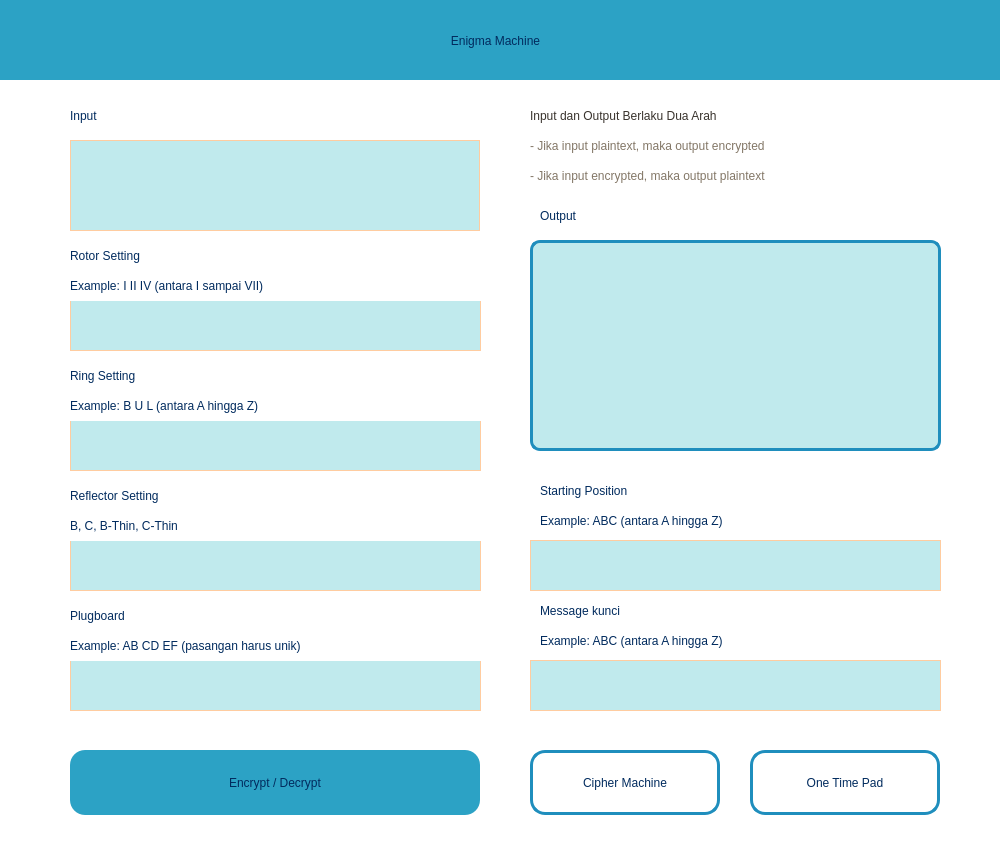
<?xml version="1.0" encoding="UTF-8"?>
<ui version="4.0">
	<class>EnigmaMachine</class>
	<widget class="QDialog" name="EnigmaMachine">
		<property name="geometry">
			<rect>
				<x>0</x>
				<y>0</y>
				<width>1000</width>
				<height>850</height>
			</rect>
		</property>
		<property name="windowTitle">
			<string>Dialog</string>
		</property>
		<property name="styleSheet">
			<string notr="true">background-color: #ffffff</string>
		</property>
		<widget class="QWidget" name="widget" native="true">
			<property name="geometry">
				<rect>
					<x>0</x>
					<y>0</y>
					<width>1000</width>
					<height>80</height>
				</rect>
			</property>
			<property name="styleSheet">
				<string notr="true">QWidget{
	background-color: #2ca2c5;
}
</string>
			</property>
			<widget class="QLabel" name="label">
				<property name="geometry">
					<rect>
						<x>280</x>
						<y>20</y>
						<width>431</width>
						<height>41</height>
					</rect>
				</property>
				<property name="styleSheet">
					<string notr="true">color: #012b5e;
font: 500 18pt &quot;MS Shell Dlg 2&quot;;</string>
				</property>
				<property name="text">
					<string>Enigma Machine</string>
				</property>
				<property name="alignment">
					<set>Qt::AlignCenter</set>
				</property>
			</widget>
		</widget>
		<widget class="QPlainTextEdit" name="outputTextArea">
			<property name="geometry">
				<rect>
					<x>530</x>
					<y>240</y>
					<width>411</width>
					<height>211</height>
				</rect>
			</property>
			<property name="styleSheet">
				<string notr="true">QPlainTextEdit{
	border: 3px solid #1f8ebd;
	border-radius: 10px; 
	color: #012b5e;
	background-color: #c0eaed;
	padding-left: 5px;
	font: 14pt &quot;MS Shell Dlg 2&quot;;
}
</string>
			</property>
			<property name="plainText">
				<string/>
			</property>
		</widget>
		<widget class="QPlainTextEdit" name="textInput">
			<property name="geometry">
				<rect>
					<x>70</x>
					<y>140</y>
					<width>410</width>
					<height>91</height>
				</rect>
			</property>
			<property name="styleSheet">
				<string notr="true">QPlainTextEdit{
	font: 10pt &quot;MS Shell Dlg 2&quot;;
	border: 1px solid #ffcca0;
	color: #012b5e;
	background-color: #c0eaed;
	padding: 10px;
}

QPlainTextEdit:hover {
	border: 3px solid #1f8ebd;
}
</string>
			</property>
			<property name="plainText">
				<string/>
			</property>
		</widget>
		<widget class="QLabel" name="label_2">
			<property name="geometry">
				<rect>
					<x>70</x>
					<y>100</y>
					<width>131</width>
					<height>31</height>
				</rect>
			</property>
			<property name="styleSheet">
				<string notr="true">color: #012b5e;
font: 550 14pt &quot;MS Shell Dlg 2&quot;;</string>
			</property>
			<property name="text">
				<string>Input</string>
			</property>
		</widget>
		<widget class="QLabel" name="label_3">
			<property name="geometry">
				<rect>
					<x>540</x>
					<y>200</y>
					<width>251</width>
					<height>31</height>
				</rect>
			</property>
			<property name="styleSheet">
				<string notr="true">color: #012b5e;
font: 550 14pt &quot;MS Shell Dlg 2&quot;;</string>
			</property>
			<property name="text">
				<string>Output</string>
			</property>
		</widget>
		<widget class="QLabel" name="label_4">
			<property name="geometry">
				<rect>
					<x>70</x>
					<y>240</y>
					<width>431</width>
					<height>31</height>
				</rect>
			</property>
			<property name="styleSheet">
				<string notr="true">color: #012b5e;
font: 550 14pt &quot;MS Shell Dlg 2&quot;;</string>
			</property>
			<property name="text">
				<string>Rotor Setting</string>
			</property>
		</widget>
		<widget class="QPlainTextEdit" name="rotorSetting">
			<property name="geometry">
				<rect>
					<x>70</x>
					<y>300</y>
					<width>411</width>
					<height>51</height>
				</rect>
			</property>
			<property name="styleSheet">
				<string notr="true">QPlainTextEdit{
	font: 10pt &quot;MS Shell Dlg 2&quot;;
	border: 1px solid #ffcca0;
	color: #012b5e;
	background-color: #c0eaed;
	padding: 10px;
}

QPlainTextEdit:hover {
	border: 3px solid #1f8ebd;
}
</string>
			</property>
		</widget>
		<widget class="QLabel" name="label_5">
			<property name="geometry">
				<rect>
					<x>70</x>
					<y>270</y>
					<width>431</width>
					<height>31</height>
				</rect>
			</property>
			<property name="styleSheet">
				<string notr="true">color: #012b5e;
font: 550 10pt &quot;MS Shell Dlg 2&quot;;</string>
			</property>
			<property name="text">
				<string>Example: I II IV (antara I sampai VII)</string>
			</property>
		</widget>
		<widget class="QPlainTextEdit" name="reflectorSetting">
			<property name="geometry">
				<rect>
					<x>70</x>
					<y>540</y>
					<width>411</width>
					<height>51</height>
				</rect>
			</property>
			<property name="styleSheet">
				<string notr="true">QPlainTextEdit{
	font: 10pt &quot;MS Shell Dlg 2&quot;;
	border: 1px solid #ffcca0;
	color: #012b5e;
	background-color: #c0eaed;
	padding: 10px;
}

QPlainTextEdit:hover {
	border: 3px solid #1f8ebd;
}
</string>
			</property>
		</widget>
		<widget class="QLabel" name="label_6">
			<property name="geometry">
				<rect>
					<x>70</x>
					<y>510</y>
					<width>431</width>
					<height>31</height>
				</rect>
			</property>
			<property name="styleSheet">
				<string notr="true">color: #012b5e;
font: 550 10pt &quot;MS Shell Dlg 2&quot;;</string>
			</property>
			<property name="text">
				<string>B, C, B-Thin, C-Thin</string>
			</property>
		</widget>
		<widget class="QLabel" name="label_13">
			<property name="geometry">
				<rect>
					<x>70</x>
					<y>480</y>
					<width>431</width>
					<height>31</height>
				</rect>
			</property>
			<property name="styleSheet">
				<string notr="true">color: #012b5e;
font: 550 14pt &quot;MS Shell Dlg 2&quot;;</string>
			</property>
			<property name="text">
				<string>Reflector Setting</string>
			</property>
		</widget>
		<widget class="QPlainTextEdit" name="ringSetting">
			<property name="geometry">
				<rect>
					<x>70</x>
					<y>420</y>
					<width>411</width>
					<height>51</height>
				</rect>
			</property>
			<property name="styleSheet">
				<string notr="true">QPlainTextEdit{
	font: 10pt &quot;MS Shell Dlg 2&quot;;
	border: 1px solid #ffcca0;
	color: #012b5e;
	background-color: #c0eaed;
	padding: 10px;
}

QPlainTextEdit:hover {
	border: 3px solid #1f8ebd;
}
</string>
			</property>
		</widget>
		<widget class="QLabel" name="label_14">
			<property name="geometry">
				<rect>
					<x>70</x>
					<y>360</y>
					<width>431</width>
					<height>31</height>
				</rect>
			</property>
			<property name="styleSheet">
				<string notr="true">color: #012b5e;
font: 550 14pt &quot;MS Shell Dlg 2&quot;;</string>
			</property>
			<property name="text">
				<string>Ring Setting</string>
			</property>
		</widget>
		<widget class="QLabel" name="label_7">
			<property name="geometry">
				<rect>
					<x>70</x>
					<y>390</y>
					<width>431</width>
					<height>31</height>
				</rect>
			</property>
			<property name="styleSheet">
				<string notr="true">color: #012b5e;
font: 550 10pt &quot;MS Shell Dlg 2&quot;;</string>
			</property>
			<property name="text">
				<string>Example: B U L (antara A hingga Z)</string>
			</property>
		</widget>
		<widget class="QPlainTextEdit" name="plugboardSetting">
			<property name="geometry">
				<rect>
					<x>70</x>
					<y>660</y>
					<width>411</width>
					<height>51</height>
				</rect>
			</property>
			<property name="styleSheet">
				<string notr="true">QPlainTextEdit{
	font: 10pt &quot;MS Shell Dlg 2&quot;;
	border: 1px solid #ffcca0;
	color: #012b5e;
	background-color: #c0eaed;
	padding: 10px;
}

QPlainTextEdit:hover {
	border: 3px solid #1f8ebd;
}
</string>
			</property>
		</widget>
		<widget class="QLabel" name="label_15">
			<property name="geometry">
				<rect>
					<x>70</x>
					<y>600</y>
					<width>431</width>
					<height>31</height>
				</rect>
			</property>
			<property name="styleSheet">
				<string notr="true">color: #012b5e;
font: 550 14pt &quot;MS Shell Dlg 2&quot;;</string>
			</property>
			<property name="text">
				<string>Plugboard</string>
			</property>
		</widget>
		<widget class="QLabel" name="label_8">
			<property name="geometry">
				<rect>
					<x>70</x>
					<y>630</y>
					<width>431</width>
					<height>31</height>
				</rect>
			</property>
			<property name="styleSheet">
				<string notr="true">color: #012b5e;
font: 550 10pt &quot;MS Shell Dlg 2&quot;;</string>
			</property>
			<property name="text">
				<string>Example: AB CD EF (pasangan harus unik)</string>
			</property>
		</widget>
		<widget class="QLabel" name="label_10">
			<property name="geometry">
				<rect>
					<x>540</x>
					<y>625</y>
					<width>431</width>
					<height>31</height>
				</rect>
			</property>
			<property name="styleSheet">
				<string notr="true">color: #012b5e;
font: 550 10pt &quot;MS Shell Dlg 2&quot;;</string>
			</property>
			<property name="text">
				<string>Example: ABC (antara A hingga Z)</string>
			</property>
		</widget>
		<widget class="QPlainTextEdit" name="key">
			<property name="geometry">
				<rect>
					<x>530</x>
					<y>660</y>
					<width>411</width>
					<height>51</height>
				</rect>
			</property>
			<property name="styleSheet">
				<string notr="true">QPlainTextEdit{
	font: 10pt &quot;MS Shell Dlg 2&quot;;
	border: 1px solid #ffcca0;
	color: #012b5e;
	background-color: #c0eaed;
	padding: 10px;
}

QPlainTextEdit:hover {
	border: 3px solid #1f8ebd;
}
</string>
			</property>
		</widget>
		<widget class="QLabel" name="label_17">
			<property name="geometry">
				<rect>
					<x>540</x>
					<y>595</y>
					<width>431</width>
					<height>31</height>
				</rect>
			</property>
			<property name="styleSheet">
				<string notr="true">color: #012b5e;
font: 550 14pt &quot;MS Shell Dlg 2&quot;;</string>
			</property>
			<property name="text">
				<string>Message kunci</string>
			</property>
		</widget>
		<widget class="QLabel" name="label_9">
			<property name="geometry">
				<rect>
					<x>540</x>
					<y>505</y>
					<width>431</width>
					<height>31</height>
				</rect>
			</property>
			<property name="styleSheet">
				<string notr="true">color: #012b5e;
font: 550 10pt &quot;MS Shell Dlg 2&quot;;</string>
			</property>
			<property name="text">
				<string>Example: ABC (antara A hingga Z)</string>
			</property>
		</widget>
		<widget class="QPlainTextEdit" name="startPosition">
			<property name="geometry">
				<rect>
					<x>530</x>
					<y>540</y>
					<width>411</width>
					<height>51</height>
				</rect>
			</property>
			<property name="styleSheet">
				<string notr="true">QPlainTextEdit{
	font: 10pt &quot;MS Shell Dlg 2&quot;;
	border: 1px solid #ffcca0;
	color: #012b5e;
	background-color: #c0eaed;
	padding: 10px;
}

QPlainTextEdit:hover {
	border: 3px solid #1f8ebd;
}
</string>
			</property>
		</widget>
		<widget class="QLabel" name="label_16">
			<property name="geometry">
				<rect>
					<x>540</x>
					<y>475</y>
					<width>431</width>
					<height>31</height>
				</rect>
			</property>
			<property name="styleSheet">
				<string notr="true">color: #012b5e;
font: 550 14pt &quot;MS Shell Dlg 2&quot;;</string>
			</property>
			<property name="text">
				<string>Starting Position</string>
			</property>
		</widget>
		<widget class="QLabel" name="label_11">
			<property name="geometry">
				<rect>
					<x>530</x>
					<y>100</y>
					<width>421</width>
					<height>31</height>
				</rect>
			</property>
			<property name="styleSheet">
				<string notr="true">color: #39332d;
font: 550 14pt &quot;MS Shell Dlg 2&quot;;</string>
			</property>
			<property name="text">
				<string>Input dan Output Berlaku Dua Arah</string>
			</property>
		</widget>
		<widget class="QLabel" name="label_12">
			<property name="geometry">
				<rect>
					<x>530</x>
					<y>130</y>
					<width>431</width>
					<height>31</height>
				</rect>
			</property>
			<property name="styleSheet">
				<string notr="true">color: #837767;
font: 550 10pt &quot;MS Shell Dlg 2&quot;;</string>
			</property>
			<property name="text">
				<string>- Jika input plaintext, maka output encrypted</string>
			</property>
		</widget>
		<widget class="QLabel" name="label_18">
			<property name="geometry">
				<rect>
					<x>530</x>
					<y>160</y>
					<width>431</width>
					<height>31</height>
				</rect>
			</property>
			<property name="styleSheet">
				<string notr="true">color: #837767;
font: 550 10pt &quot;MS Shell Dlg 2&quot;;</string>
			</property>
			<property name="text">
				<string>- Jika input encrypted, maka output plaintext</string>
			</property>
		</widget>
		<widget class="QPushButton" name="cryptBut">
			<property name="geometry">
				<rect>
					<x>70</x>
					<y>750</y>
					<width>410</width>
					<height>65</height>
				</rect>
			</property>
			<property name="styleSheet">
				<string notr="true">QPushButton {
	font: 700 11pt &quot;MS Shell Dlg 2&quot;;
	border: none;
	border-left 2px solid transparent;
	border-radius: 15px; 
	background-color: #2ca2c5;
	color: #012b5e;
}

QPushButton:hover {
	background-color: #1f8ebd;
}

QPushButton:pressed {
	background-color: #34acd1;
	color: #fff;
}
</string>
			</property>
			<property name="text">
				<string>Encrypt / Decrypt</string>
			</property>
		</widget>
		<widget class="QPushButton" name="backBut">
			<property name="geometry">
				<rect>
					<x>530</x>
					<y>750</y>
					<width>190</width>
					<height>65</height>
				</rect>
			</property>
			<property name="styleSheet">
				<string notr="true">QPushButton {
	font: 700 11pt &quot;MS Shell Dlg 2&quot;;
	border: none;
	border-left 2px solid transparent;
	border-radius: 15px; 
	background-color: #ffffff;
	border: 3px solid #1f8ebd;
	color: #012b5e;
}

QPushButton:hover {
	background-color: #2ca2c5;
}

QPushButton:pressed {
	background-color: #34acd1;
	color: #fff;
}
</string>
			</property>
			<property name="text">
				<string>Cipher Machine</string>
			</property>
		</widget>
		<widget class="QPushButton" name="otpBut">
			<property name="geometry">
				<rect>
					<x>750</x>
					<y>750</y>
					<width>190</width>
					<height>65</height>
				</rect>
			</property>
			<property name="styleSheet">
				<string notr="true">QPushButton {
	font: 700 11pt &quot;MS Shell Dlg 2&quot;;
	border: none;
	border-left 2px solid transparent;
	border-radius: 15px; 
	background-color: #ffffff;
	border: 3px solid #1f8ebd;
	color: #012b5e;
}

QPushButton:hover {
	background-color: #2ca2c5;
}

QPushButton:pressed {
	background-color: #34acd1;
	color: #fff;
}
</string>
			</property>
			<property name="text">
				<string>One Time Pad</string>
			</property>
		</widget>
	</widget>
	<resources/>
	<connections/>
</ui>
